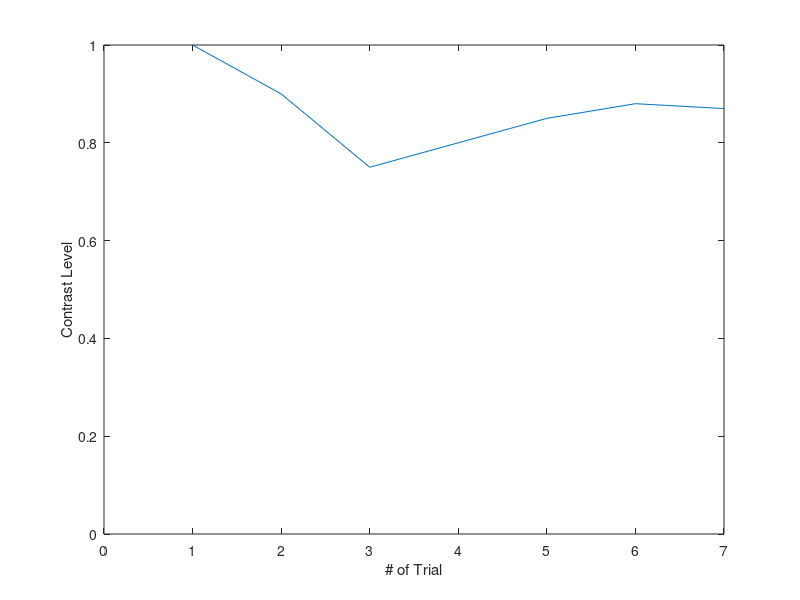

The MATLAB script that drew this image:
%prompt = 'What is the original value? ';
%x = input(prompt)
%y = x*10

x = [1, 2, 3, 4, 5, 6, 7];
y = [1, 0.9, 0.75, 0.8, 0.85, 0.88, 0.87];
%plot(x,y)



%plot data
plot(x,y)

% Axes Labels
xlabel('# of Trial')
ylabel('Contrast Level')
% Add Legend
%legend({'Data Name'}, 'Location','northwest')
% Axis Limits
axis([0 7 0 1])